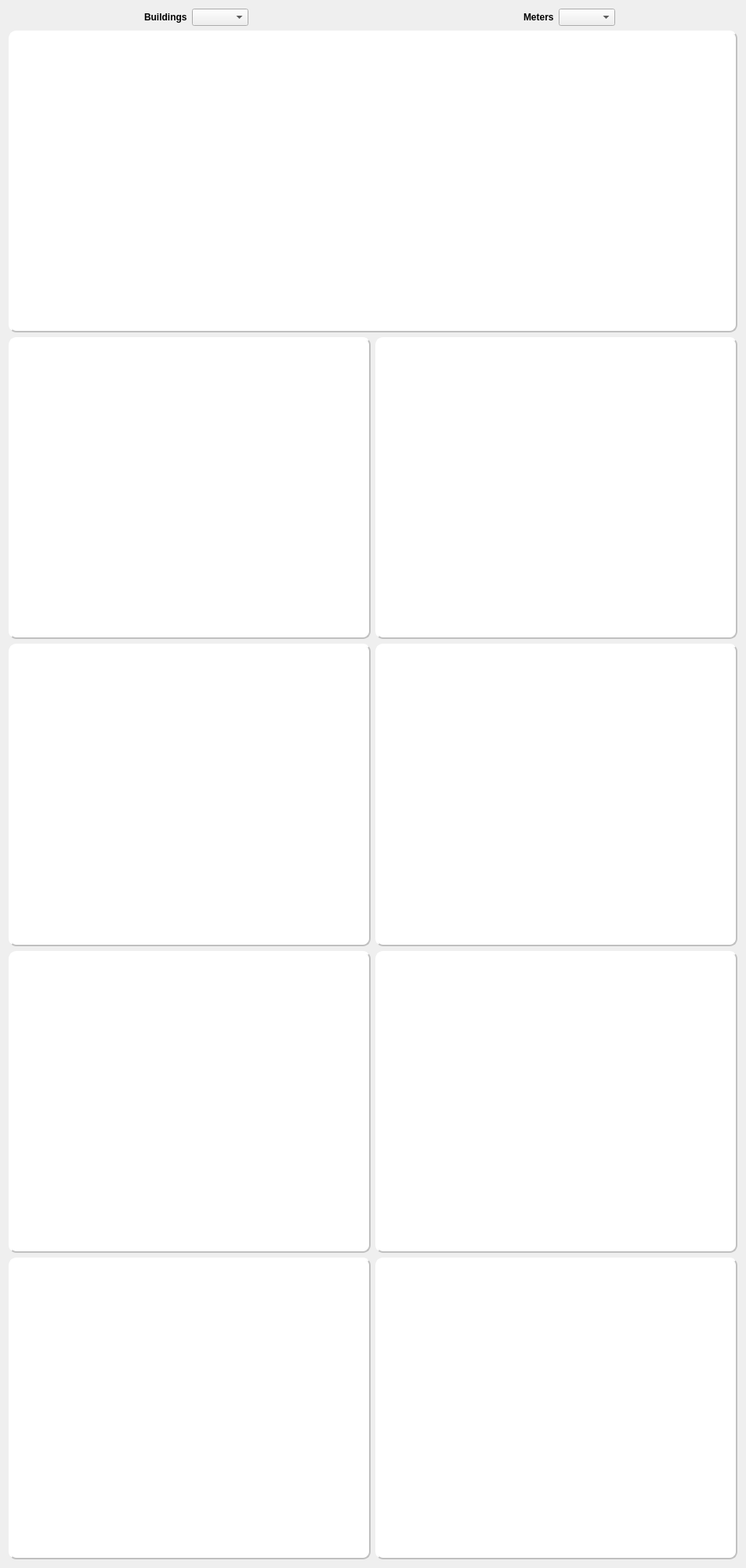
                 <widget class="QWidget" name="scrollAreaWidgetContents_6">
                  <property name="geometry">
                   <rect>
                    <x>0</x>
                    <y>0</y>
                    <width>952</width>
                    <height>2000</height>
                   </rect>
                  </property>
                  <property name="minimumSize">
                   <size>
                    <width>0</width>
                    <height>2000</height>
                   </size>
                  </property>
                  <layout class="QGridLayout" name="gridLayout_7">
                   <item row="0" column="0">
                    <layout class="QVBoxLayout" name="verticalLayout_17">
                     <item>
                      <layout class="QHBoxLayout" name="horizontalLayout_28">
                       <item alignment="Qt::AlignRight">
                        <widget class="QLabel" name="label_33">
                         <property name="font">
                          <font>
                           <weight>75</weight>
                           <bold>true</bold>
                          </font>
                         </property>
                         <property name="text">
                          <string>Buildings</string>
                         </property>
                        </widget>
                       </item>
                       <item alignment="Qt::AlignLeft">
                        <widget class="QComboBox" name="ec03_building_cb"/>
                       </item>
                       <item alignment="Qt::AlignRight">
                        <widget class="QLabel" name="label_34">
                         <property name="font">
                          <font>
                           <weight>75</weight>
                           <bold>true</bold>
                          </font>
                         </property>
                         <property name="text">
                          <string>Meters</string>
                         </property>
                        </widget>
                       </item>
                       <item alignment="Qt::AlignLeft">
                        <widget class="QComboBox" name="ec03_meter_cb"/>
                       </item>
                      </layout>
                     </item>
                     <item>
                      <widget class="QFrame" name="frame_10">
                       <property name="styleSheet">
                        <string notr="true">QFrame#frame_10 {
    border-radius: 10px;
    border: 2px solid #c0c0c0;
    background-color: #ffffff; 
    border-style: outset;
}</string>
                       </property>
                       <property name="frameShape">
                        <enum>QFrame::WinPanel</enum>
                       </property>
                       <property name="frameShadow">
                        <enum>QFrame::Raised</enum>
                       </property>
                      </widget>
                     </item>
                     <item>
                      <layout class="QHBoxLayout" name="horizontalLayout_29">
                       <item>
                        <widget class="QFrame" name="frame_15">
                         <property name="styleSheet">
                          <string notr="true">QFrame#frame_15 {
    border-radius: 10px;
    border: 2px solid #c0c0c0;
    background-color: #ffffff; 
    border-style: outset;
}</string>
                         </property>
                         <property name="frameShape">
                          <enum>QFrame::WinPanel</enum>
                         </property>
                         <property name="frameShadow">
                          <enum>QFrame::Raised</enum>
                         </property>
                        </widget>
                       </item>
                       <item>
                        <widget class="QFrame" name="frame_16">
                         <property name="styleSheet">
                          <string notr="true">QFrame#frame_16 {
    border-radius: 10px;
    border: 2px solid #c0c0c0;
    background-color: #ffffff; 
    border-style: outset;
}</string>
                         </property>
                         <property name="frameShape">
                          <enum>QFrame::WinPanel</enum>
                         </property>
                         <property name="frameShadow">
                          <enum>QFrame::Raised</enum>
                         </property>
                        </widget>
                       </item>
                      </layout>
                     </item>
                     <item>
                      <layout class="QHBoxLayout" name="horizontalLayout_30">
                       <item>
                        <widget class="QFrame" name="frame_17">
                         <property name="styleSheet">
                          <string notr="true">QFrame#frame_17 {
    border-radius: 10px;
    border: 2px solid #c0c0c0;
    background-color: #ffffff; 
    border-style: outset;
}</string>
                         </property>
                         <property name="frameShape">
                          <enum>QFrame::WinPanel</enum>
                         </property>
                         <property name="frameShadow">
                          <enum>QFrame::Raised</enum>
                         </property>
                        </widget>
                       </item>
                       <item>
                        <widget class="QFrame" name="frame_18">
                         <property name="styleSheet">
                          <string notr="true">QFrame#frame_18 {
    border-radius: 10px;
    border: 2px solid #c0c0c0;
    background-color: #ffffff; 
    border-style: outset;
}</string>
                         </property>
                         <property name="frameShape">
                          <enum>QFrame::WinPanel</enum>
                         </property>
                         <property name="frameShadow">
                          <enum>QFrame::Raised</enum>
                         </property>
                        </widget>
                       </item>
                      </layout>
                     </item>
                     <item>
                      <layout class="QHBoxLayout" name="horizontalLayout_33">
                       <item>
                        <widget class="QFrame" name="frame_23">
                         <property name="styleSheet">
                          <string notr="true">QFrame#frame_23 {
    border-radius: 10px;
    border: 2px solid #c0c0c0;
    background-color: #ffffff; 
    border-style: outset;
}</string>
                         </property>
                         <property name="frameShape">
                          <enum>QFrame::WinPanel</enum>
                         </property>
                         <property name="frameShadow">
                          <enum>QFrame::Raised</enum>
                         </property>
                        </widget>
                       </item>
                       <item>
                        <widget class="QFrame" name="frame_24">
                         <property name="styleSheet">
                          <string notr="true">QFrame#frame_24 {
    border-radius: 10px;
    border: 2px solid #c0c0c0;
    background-color: #ffffff; 
    border-style: outset;
}</string>
                         </property>
                         <property name="frameShape">
                          <enum>QFrame::WinPanel</enum>
                         </property>
                         <property name="frameShadow">
                          <enum>QFrame::Raised</enum>
                         </property>
                        </widget>
                       </item>
                      </layout>
                     </item>
                     <item>
                      <layout class="QHBoxLayout" name="horizontalLayout_34">
                       <item>
                        <widget class="QFrame" name="frame_25">
                         <property name="styleSheet">
                          <string notr="true">QFrame#frame_25 {
    border-radius: 10px;
    border: 2px solid #c0c0c0;
    background-color: #ffffff; 
    border-style: outset;
}</string>
                         </property>
                         <property name="frameShape">
                          <enum>QFrame::WinPanel</enum>
                         </property>
                         <property name="frameShadow">
                          <enum>QFrame::Raised</enum>
                         </property>
                        </widget>
                       </item>
                       <item>
                        <widget class="QFrame" name="frame_26">
                         <property name="styleSheet">
                          <string notr="true">QFrame#frame_26 {
    border-radius: 10px;
    border: 2px solid #c0c0c0;
    background-color: #ffffff; 
    border-style: outset;
}</string>
                         </property>
                         <property name="frameShape">
                          <enum>QFrame::WinPanel</enum>
                         </property>
                         <property name="frameShadow">
                          <enum>QFrame::Raised</enum>
                         </property>
                        </widget>
                       </item>
                      </layout>
                     </item>
                    </layout>
                   </item>
                  </layout>
                 </widget>
